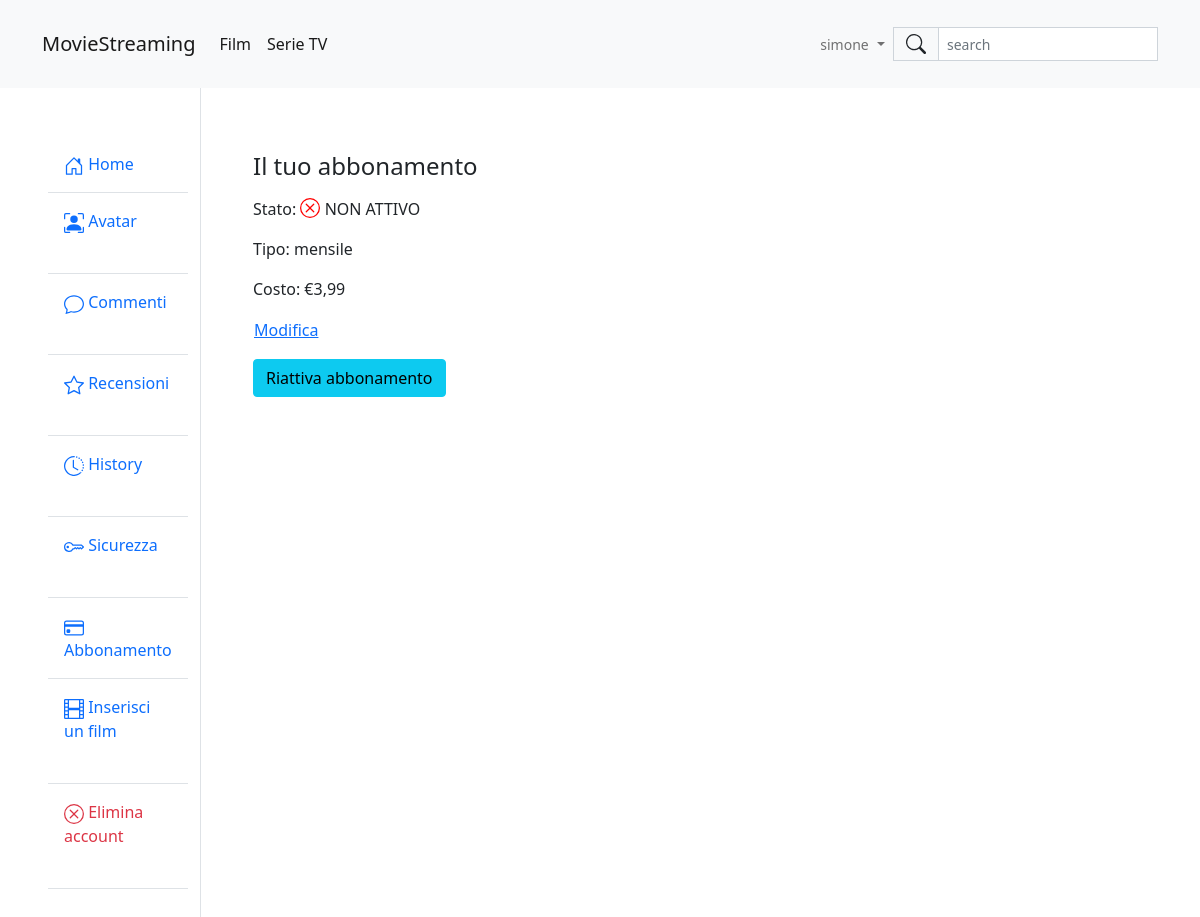
Before: /profile/subscription (signed in) with the older database file.
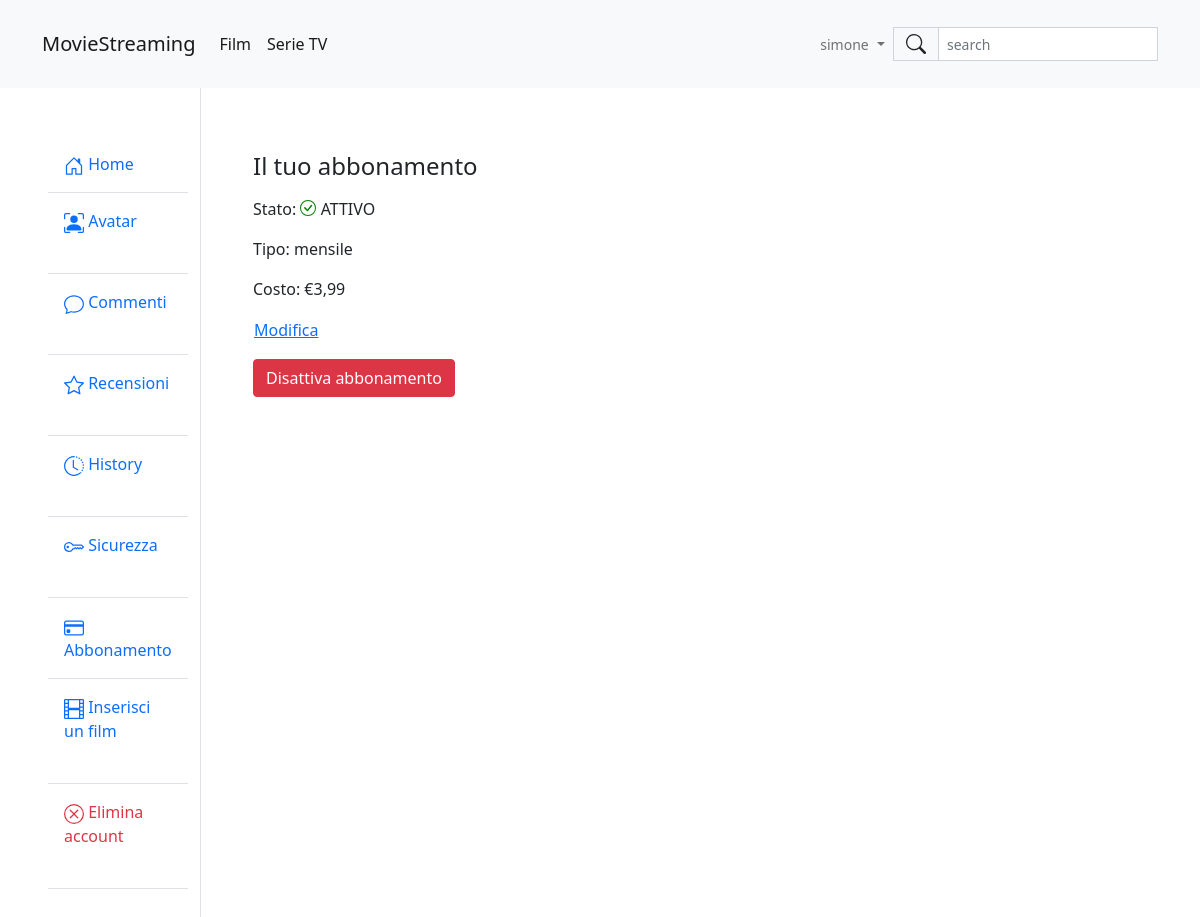
After: the same page with the newer database file.
### profile/views.py (the view, shortened to what this page needs)
# urls.py: path('subscription', views.ViewSubscription.as_view(), name="view_subscription"),
class ViewSubscription(View):
  def get(self, request):
    try:
      user_sub = UserSubscription.objects.get(user=request.user)
    except:
      user_sub = None
    context = {
      'subscription_list' : SubscriptionType.objects.all(),
      'user_subscription' : user_sub,
    }
    return render(request, "profile/subscription.html", context)

### profile/templates/profile/subscription.html (shortened to what this page needs)
{% extends 'base.html' %}
{% block content %}
{% include 'navbar.html' %}
{% load static %}
<div class="container-fluid">
  <div class="row">
    {% include 'profile/sidebar.html' %}
    <div class="col-lg-10 border-start">
      <div class="container py-5">
        <div class="card border-0">
          <div class="card-body">
            <h4 class="card-title">Il tuo abbonamento</h4>
            {% if not user_subscription %}
            <button class="btn btn-link card-link text-decoration-none" onclick="aggiungi(this)">
              <svg xmlns="http://www.w3.org/2000/svg" width="20" height="20" fill="currentColor" class="bi bi-plus" viewBox="0 0 16 16">
                <path d="M8 4a.5.5 0 0 1 .5.5v3h3a.5.5 0 0 1 0 1h-3v3a.5.5 0 0 1-1 0v-3h-3a.5.5 0 0 1 0-1h3v-3A.5.5 0 0 1 8 4z"/>
              </svg>
              Aggiungi
            </button>
            {% else %}
              <p class="card-text">Stato:
                {% if user_subscription.is_active %}
                ATTIVO
                {% else %}
                NON ATTIVO
                {% endif %}
              </p>
              <p class="card-text">Tipo: {{ user_subscription.subscription.type }}</p>
              <p class="card-text">Costo: €{{ user_subscription.subscription.cost }}</p>
              <button class="btn btn-link p-0 mb-3" onclick="modifica(this)">Modifica</button><br>
              {% if user_subscription.is_active %}
              <button class="btn btn-danger" onclick="deactivateSub()">Disattiva abbonamento</button>
              {% else %}
              <button class="btn btn-info" onclick="activateSub()">Riattiva abbonamento</button>
              {% endif %}
            {% endif %}
          </div>
        </div>
      </div>
    </div>
  </div>
</div>
{% endblock %}

Changed rows visible on the page:
changed UserSubscription "mensile": is_active False → True (drawn)
Other visible differences:
text no longer shown: "NON ATTIVO Riattiva abbonamento"
text now shown: "ATTIVO Disattiva abbonamento"
